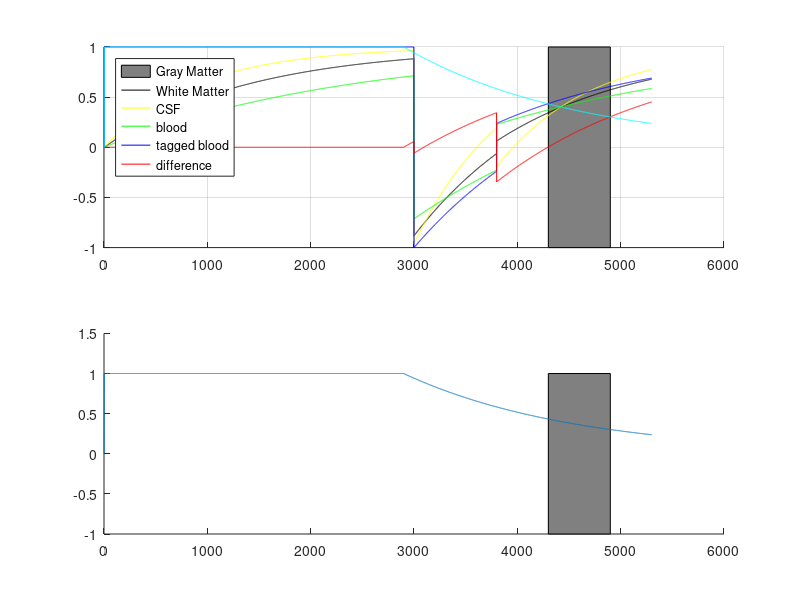
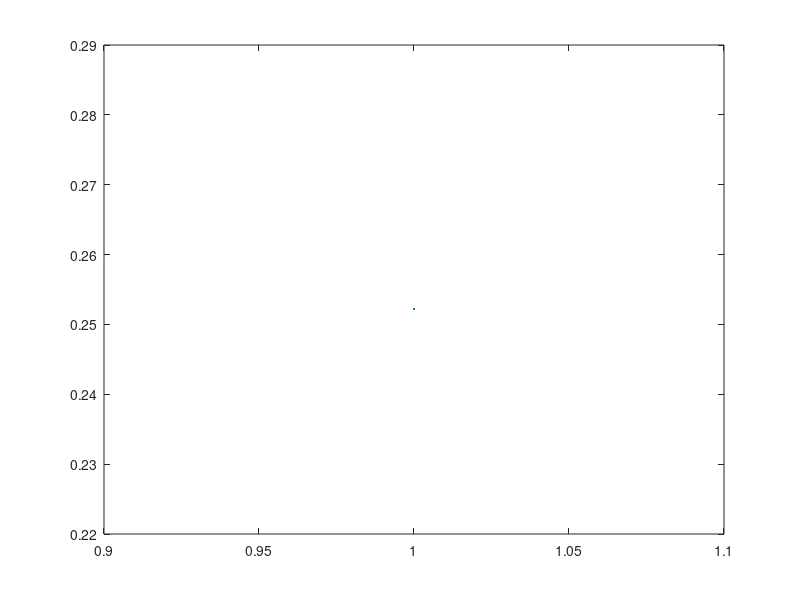

Write the MATLAB code that produced these figures, in order.
clear
R1a = 1/1.67;
R1g = 1/1.4;
R1w = 1/0.9;
R1csf = 1/2.4;


% in VSASL, it's the time between sat pulse and labeling pulse

tag_delay = 1.4;  % post labeling delay
tag_length = 5 - tag_delay - 0.7;

AQtime = 1e3*(tag_length + tag_delay);

dt=1e-3;
mcsf(1) = 0;
mg(1) = 0;
mw(1) = 0;
ma(1)= 0;
mat(1)= 0;

SNR = [];

figure(1)
clf
subplot(211)
rectangle('Position', [AQtime -1 600  2],'FaceColor',[0.5 0.5 0.5] )
hold on


subplot(212)
rectangle('Position', [AQtime -1 600  2],'FaceColor',[0.5 0.5 0.5] )
hold on

all_BStimes = [];

for BS_gap = 0.8 %  linspace(0.1, 0.9, 5)
    for delta_BS = 0.1 % linspace(0.05, 0.4, 5)
        
        % this is the times at which BS inversion pulses are applied
        % after the labeling time
        BStimes = tag_length + delta_BS + [0 BS_gap];
        BStimes = round(BStimes/dt);
        all_BStimes = [all_BStimes; [BS_gap delta_BS] ];
        
        % Implement Bloch Equation here
        for n=2:AQtime + 1*1e3
            dmg =  (1 - mg(n-1))*R1g;
            mg(n) = mg(n-1) + dmg*dt;
            
            dmw =  (1 - mw(n-1))*R1w;
            mw(n) = mw(n-1) + dmw*dt;
            
            dmcsf =  (1 - mcsf(n-1))*R1csf;
            mcsf(n) = mcsf(n-1) + dmcsf*dt;
            
            dma =  (1 - ma(n-1))*R1a;
            ma(n) = ma(n-1) + dma*dt;
            
            dmat =  (1 - mat(n-1))*R1a;
            mat(n) = mat(n-1) + dmat*dt;
            
            % at the end of the tagging we make sure the arterial spins are
            % tagged
            if abs(n*dt)< tag_length
                ma(n) = 1;
                mat(n) = 0;
            end
            
            % inversion pulse applied to the whole brain and the artery
            for b=1:length(BStimes)
                tmpBStime = BStimes(b);
                if n == tmpBStime
                    
                    mcsf(n) = -mcsf(n);
                    mg(n) = -mg(n);
                    mw(n) = -mw(n);
                    ma(n) = -ma(n);
                    mat(n) = -mat(n);
                end
            end
            
        end
        
        subplot(211)
        
        plot(mg,'k'); grid on
        plot(mw,'y'); grid on
        plot(mcsf,'g');
        plot(ma,'b')
        plot(mat,'r')
        plot(abs(ma - mat),'c')
        legend('Gray Matter', 'White Matter', 'CSF','blood','tagged blood','difference','Location','NorthWest')
        
        Mtotal1 = ma + 50*mw + 50*mg + 50*mcsf;
        Mtotal2 = mat + 50*mw + 50*mg + 50*mcsf;
        
    
        subplot(212)
        plot(abs(Mtotal1) - abs(Mtotal2))
        

        %rectangle('Position', [AQtime -1 600  2],'FaceColor',[0.5 0.5 0.5] )
     
        tmp = (abs(ma) - abs(mat)) ./ (mw + mg + mcsf);
        tmp = mean(tmp(AQtime:AQtime+700));
        SNR = [SNR tmp];

       drawnow
    end
end

figure(2)
plot(SNR)
